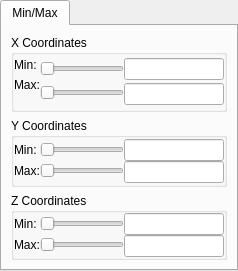
     <widget class="QWidget" name="page">
      <layout class="QHBoxLayout" name="horizontalLayout_10">
       <property name="spacing">
        <number>0</number>
       </property>
       <property name="leftMargin">
        <number>0</number>
       </property>
       <property name="topMargin">
        <number>0</number>
       </property>
       <property name="rightMargin">
        <number>0</number>
       </property>
       <property name="bottomMargin">
        <number>0</number>
       </property>
       <item>
        <widget class="QTabWidget" name="minMaxTab">
         <property name="sizePolicy">
          <sizepolicy hsizetype="MinimumExpanding" vsizetype="Expanding">
           <horstretch>0</horstretch>
           <verstretch>0</verstretch>
          </sizepolicy>
         </property>
         <property name="currentIndex">
          <number>0</number>
         </property>
         <widget class="QWidget" name="tab_3">
          <attribute name="title">
           <string>Min/Max</string>
          </attribute>
          <layout class="QVBoxLayout" name="verticalLayout_36">
           <item>
            <widget class="QGroupBox" name="xMinMaxGroupBox">
             <property name="title">
              <string>X Coordinates</string>
             </property>
             <layout class="QVBoxLayout" name="verticalLayout_14">
              <property name="spacing">
               <number>0</number>
              </property>
              <property name="leftMargin">
               <number>0</number>
              </property>
              <property name="topMargin">
               <number>0</number>
              </property>
              <property name="rightMargin">
               <number>0</number>
              </property>
              <property name="bottomMargin">
               <number>0</number>
              </property>
              <item>
               <layout class="QVBoxLayout" name="verticalLayout_2">
                <property name="spacing">
                 <number>0</number>
                </property>
                <item>
                 <layout class="QHBoxLayout" name="horizontalLayout_3" stretch="0,1,0">
                  <property name="spacing">
                   <number>0</number>
                  </property>
                  <item>
                   <layout class="QVBoxLayout" name="verticalLayout_9">
                    <property name="spacing">
                     <number>0</number>
                    </property>
                    <item>
                     <widget class="QLabel" name="label_4">
                      <property name="minimumSize">
                       <size>
                        <width>0</width>
                        <height>20</height>
                       </size>
                      </property>
                      <property name="maximumSize">
                       <size>
                        <width>16777215</width>
                        <height>20</height>
                       </size>
                      </property>
                      <property name="text">
                       <string>Min:</string>
                      </property>
                     </widget>
                    </item>
                    <item>
                     <widget class="QLabel" name="label_3">
                      <property name="minimumSize">
                       <size>
                        <width>0</width>
                        <height>20</height>
                       </size>
                      </property>
                      <property name="maximumSize">
                       <size>
                        <width>16777215</width>
                        <height>20</height>
                       </size>
                      </property>
                      <property name="text">
                       <string>Max:</string>
                      </property>
                     </widget>
                    </item>
                    <item>
                     <widget class="QLabel" name="label_13">
                      <property name="text">
                       <string/>
                      </property>
                     </widget>
                    </item>
                   </layout>
                  </item>
                  <item>
                   <layout class="QVBoxLayout" name="verticalLayout_25">
                    <property name="spacing">
                     <number>0</number>
                    </property>
                    <item>
                     <widget class="QSlider" name="minXSlider">
                      <property name="maximumSize">
                       <size>
                        <width>16777215</width>
                        <height>20</height>
                       </size>
                      </property>
                      <property name="orientation">
                       <enum>Qt::Horizontal</enum>
                      </property>
                     </widget>
                    </item>
                    <item>
                     <widget class="QSlider" name="maxXSlider">
                      <property name="maximumSize">
                       <size>
                        <width>16777215</width>
                        <height>20</height>
                       </size>
                      </property>
                      <property name="orientation">
                       <enum>Qt::Horizontal</enum>
                      </property>
                     </widget>
                    </item>
                   </layout>
                  </item>
                  <item>
                   <layout class="QVBoxLayout" name="verticalLayout_26" stretch="0,0">
                    <property name="spacing">
                     <number>0</number>
                    </property>
                    <property name="sizeConstraint">
                     <enum>QLayout::SetDefaultConstraint</enum>
                    </property>
                    <item>
                     <widget class="QLineEdit" name="minXEdit">
                      <property name="minimumSize">
                       <size>
                        <width>100</width>
                        <height>0</height>
                       </size>
                      </property>
                      <property name="maximumSize">
                       <size>
                        <width>100</width>
                        <height>16777215</height>
                       </size>
                      </property>
                     </widget>
                    </item>
                    <item>
                     <widget class="QLineEdit" name="maxXEdit">
                      <property name="minimumSize">
                       <size>
                        <width>100</width>
                        <height>0</height>
                       </size>
                      </property>
                      <property name="maximumSize">
                       <size>
                        <width>100</width>
                        <height>16777215</height>
                       </size>
                      </property>
                     </widget>
                    </item>
                   </layout>
                  </item>
                 </layout>
                </item>
               </layout>
              </item>
             </layout>
            </widget>
           </item>
           <item>
            <widget class="QGroupBox" name="yMinMaxGroupBox">
             <property name="title">
              <string>Y Coordinates</string>
             </property>
             <layout class="QVBoxLayout" name="verticalLayout_27">
              <property name="spacing">
               <number>0</number>
              </property>
              <property name="leftMargin">
               <number>0</number>
              </property>
              <property name="topMargin">
               <number>0</number>
              </property>
              <property name="rightMargin">
               <number>0</number>
              </property>
              <property name="bottomMargin">
               <number>0</number>
              </property>
              <item>
               <layout class="QVBoxLayout" name="verticalLayout_12">
                <property name="spacing">
                 <number>0</number>
                </property>
                <item>
                 <layout class="QHBoxLayout" name="horizontalLayout_4" stretch="0,1,0">
                  <property name="spacing">
                   <number>0</number>
                  </property>
                  <item>
                   <layout class="QVBoxLayout" name="verticalLayout_28">
                    <property name="spacing">
                     <number>0</number>
                    </property>
                    <item>
                     <widget class="QLabel" name="label_5">
                      <property name="minimumSize">
                       <size>
                        <width>0</width>
                        <height>20</height>
                       </size>
                      </property>
                      <property name="maximumSize">
                       <size>
                        <width>16777215</width>
                        <height>20</height>
                       </size>
                      </property>
                      <property name="text">
                       <string>Min:</string>
                      </property>
                     </widget>
                    </item>
                    <item>
                     <widget class="QLabel" name="label_6">
                      <property name="minimumSize">
                       <size>
                        <width>0</width>
                        <height>20</height>
                       </size>
                      </property>
                      <property name="maximumSize">
                       <size>
                        <width>16777215</width>
                        <height>20</height>
                       </size>
                      </property>
                      <property name="text">
                       <string>Max:</string>
                      </property>
                     </widget>
                    </item>
                   </layout>
                  </item>
                  <item>
                   <layout class="QVBoxLayout" name="verticalLayout_29">
                    <property name="spacing">
                     <number>0</number>
                    </property>
                    <item>
                     <widget class="QSlider" name="minYSlider">
                      <property name="minimumSize">
                       <size>
                        <width>0</width>
                        <height>20</height>
                       </size>
                      </property>
                      <property name="maximumSize">
                       <size>
                        <width>16777215</width>
                        <height>20</height>
                       </size>
                      </property>
                      <property name="orientation">
                       <enum>Qt::Horizontal</enum>
                      </property>
                     </widget>
                    </item>
                    <item>
                     <widget class="QSlider" name="maxYSlider">
                      <property name="minimumSize">
                       <size>
                        <width>0</width>
                        <height>20</height>
                       </size>
                      </property>
                      <property name="maximumSize">
                       <size>
                        <width>16777215</width>
                        <height>20</height>
                       </size>
                      </property>
                      <property name="orientation">
                       <enum>Qt::Horizontal</enum>
                      </property>
                     </widget>
                    </item>
                   </layout>
                  </item>
                  <item>
                   <layout class="QVBoxLayout" name="verticalLayout_30" stretch="0,0">
                    <property name="spacing">
                     <number>0</number>
                    </property>
                    <property name="sizeConstraint">
                     <enum>QLayout::SetDefaultConstraint</enum>
                    </property>
                    <item>
                     <widget class="QLineEdit" name="minYEdit">
                      <property name="minimumSize">
                       <size>
                        <width>100</width>
                        <height>0</height>
                       </size>
                      </property>
                      <property name="maximumSize">
                       <size>
                        <width>100</width>
                        <height>16777215</height>
                       </size>
                      </property>
                     </widget>
                    </item>
                    <item>
                     <widget class="QLineEdit" name="maxYEdit">
                      <property name="minimumSize">
                       <size>
                        <width>100</width>
                        <height>0</height>
                       </size>
                      </property>
                      <property name="maximumSize">
                       <size>
                        <width>100</width>
                        <height>16777215</height>
                       </size>
                      </property>
                     </widget>
                    </item>
                   </layout>
                  </item>
                 </layout>
                </item>
               </layout>
              </item>
             </layout>
            </widget>
           </item>
           <item>
            <widget class="QGroupBox" name="zMinMaxGroupBox">
             <property name="sizePolicy">
              <sizepolicy hsizetype="Preferred" vsizetype="Fixed">
               <horstretch>0</horstretch>
               <verstretch>0</verstretch>
              </sizepolicy>
             </property>
             <property name="title">
              <string>Z Coordinates</string>
             </property>
             <layout class="QVBoxLayout" name="verticalLayout_31">
              <property name="spacing">
               <number>0</number>
              </property>
              <property name="leftMargin">
               <number>0</number>
              </property>
              <property name="topMargin">
               <number>0</number>
              </property>
              <property name="rightMargin">
               <number>0</number>
              </property>
              <property name="bottomMargin">
               <number>0</number>
              </property>
              <item>
               <layout class="QVBoxLayout" name="verticalLayout_32">
                <property name="spacing">
                 <number>0</number>
                </property>
                <item>
                 <layout class="QHBoxLayout" name="horizontalLayout_6" stretch="0,1,0">
                  <property name="spacing">
                   <number>0</number>
                  </property>
                  <item>
                   <layout class="QVBoxLayout" name="verticalLayout_33">
                    <property name="spacing">
                     <number>0</number>
                    </property>
                    <item>
                     <widget class="QLabel" name="label_9">
                      <property name="minimumSize">
                       <size>
                        <width>0</width>
                        <height>20</height>
                       </size>
                      </property>
                      <property name="maximumSize">
                       <size>
                        <width>16777215</width>
                        <height>20</height>
                       </size>
                      </property>
                      <property name="text">
                       <string>Min:</string>
                      </property>
                     </widget>
                    </item>
                    <item>
                     <widget class="QLabel" name="label_10">
                      <property name="minimumSize">
                       <size>
                        <width>0</width>
                        <height>20</height>
                       </size>
                      </property>
                      <property name="maximumSize">
                       <size>
                        <width>16777215</width>
                        <height>20</height>
                       </size>
                      </property>
                      <property name="text">
                       <string>Max:</string>
                      </property>
                     </widget>
                    </item>
                   </layout>
                  </item>
                  <item>
                   <layout class="QVBoxLayout" name="verticalLayout_34">
                    <property name="spacing">
                     <number>0</number>
                    </property>
                    <item>
                     <widget class="QSlider" name="minZSlider">
                      <property name="minimumSize">
                       <size>
                        <width>0</width>
                        <height>20</height>
                       </size>
                      </property>
                      <property name="maximumSize">
                       <size>
                        <width>16777215</width>
                        <height>20</height>
                       </size>
                      </property>
                      <property name="orientation">
                       <enum>Qt::Horizontal</enum>
                      </property>
                     </widget>
                    </item>
                    <item>
                     <widget class="QSlider" name="maxZSlider">
                      <property name="minimumSize">
                       <size>
                        <width>0</width>
                        <height>20</height>
                       </size>
                      </property>
                      <property name="maximumSize">
                       <size>
                        <width>16777215</width>
                        <height>20</height>
                       </size>
                      </property>
                      <property name="orientation">
                       <enum>Qt::Horizontal</enum>
                      </property>
                     </widget>
                    </item>
                   </layout>
                  </item>
                  <item>
                   <layout class="QVBoxLayout" name="verticalLayout_35" stretch="0,0">
                    <property name="spacing">
                     <number>0</number>
                    </property>
                    <property name="sizeConstraint">
                     <enum>QLayout::SetDefaultConstraint</enum>
                    </property>
                    <item>
                     <widget class="QLineEdit" name="minZEdit">
                      <property name="minimumSize">
                       <size>
                        <width>100</width>
                        <height>0</height>
                       </size>
                      </property>
                      <property name="maximumSize">
                       <size>
                        <width>100</width>
                        <height>16777215</height>
                       </size>
                      </property>
                     </widget>
                    </item>
                    <item>
                     <widget class="QLineEdit" name="maxZEdit">
                      <property name="minimumSize">
                       <size>
                        <width>100</width>
                        <height>0</height>
                       </size>
                      </property>
                      <property name="maximumSize">
                       <size>
                        <width>100</width>
                        <height>16777215</height>
                       </size>
                      </property>
                     </widget>
                    </item>
                   </layout>
                  </item>
                 </layout>
                </item>
               </layout>
              </item>
             </layout>
            </widget>
           </item>
          </layout>
         </widget>
        </widget>
       </item>
      </layout>
     </widget>
